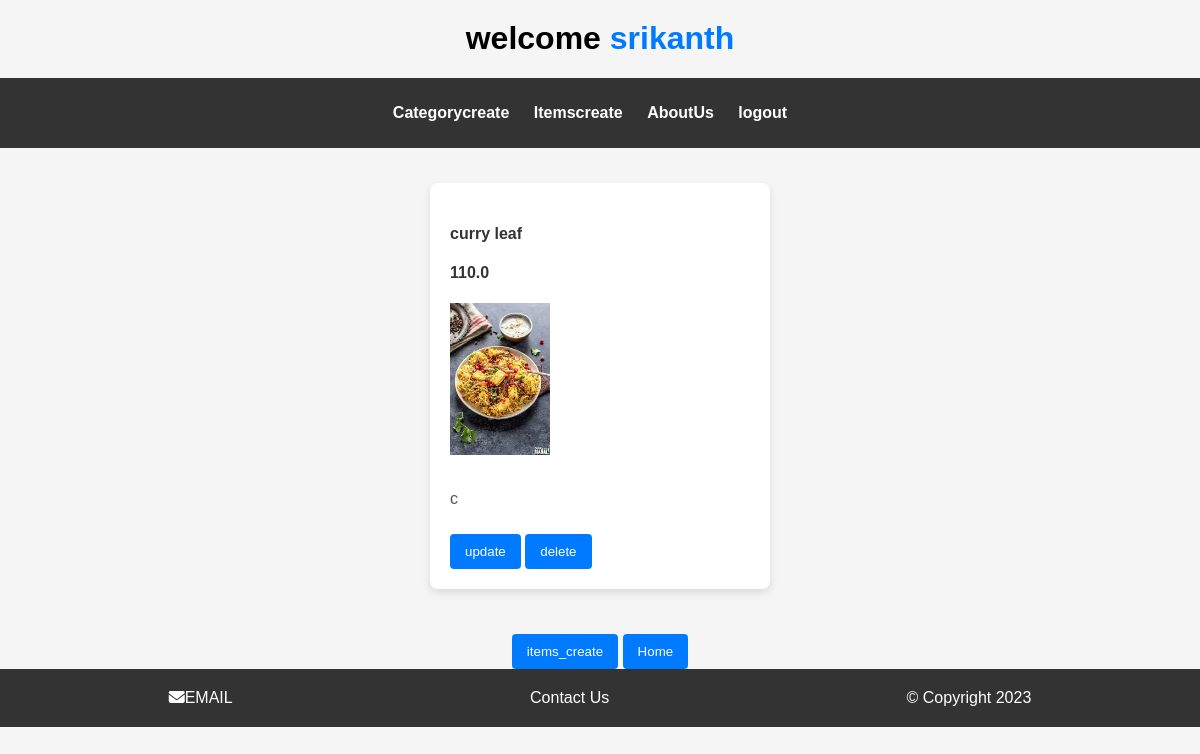
The app's page /owner_app/items_display_view/10/ (signed in) with its own data.
### crud_app/models.py (models this page shows)
class food_model(models.Model):
    category_id=models.ForeignKey(category_model,on_delete=models.CASCADE)
    hotel_id=models.IntegerField()
    item_id=models.AutoField(primary_key=True)
    item_name=models.CharField(max_length=30)
    item_price=models.FloatField()
    item_quantity=models.IntegerField(default=1)
    item_desc=models.TextField()
    item_image=models.ImageField()

### owner_app/views.py (the view)
@login_required(login_url='/owner_app/owner_login_view/')
def items_display_view(request,pk):
    res=food_model.objects.filter(category_id=pk)
    return render(request=request,template_name='items_display.html',context={'res':res})

### owner_app/templates/items_display.html (shortened to what this page needs)
<!DOCTYPE html>
<html lang="en">
<head>
</head>
<body>
    {% include 'partials/_header_owner.html' %}
    <div id="items-dis">
    {% if res%}
        {% for i in res %}
        <div id="item">
        <h4>{{i.item_name}}</h4>
        <h4>{{i.item_price}}</h4>
        <img src="{{i.item_image.url}}" alt="" height="100px" width="100px">
        <p>{{i.item_desc}}</p>
        <a href="{% url 'crud_app:item_update' pk=i.item_id%}"><button>update</button></a>
        <a href="{% url 'crud_app:item_delete' pk=i.item_id%}"><button>delete</button></a>
        </div>
        {% endfor %}
    {% endif %}
</div>
<div id="buttons">
<a href="{% url 'crud_app:items' %}"><button>
    items_create
</button></a>
<a href="{% url 'owner_app:sample_home_view' %}"><button>
    Home
</button></a>
</div>
{% include 'partials/_footer.html' %}
</body>
</html>

### owner_app/templates/partials/_header_owner.html (shortened to what this page needs)
<!DOCTYPE html>
<html lang="en">
<head>
    {% load static %}
</head>
<body>
    <h1>welcome <span id="spanowner">{{user}}</span></h1>
    <header id="header" class="">
        <nav  class="" id="nav">
            <ul id="ul-owner">
                <li><a href="{% url 'crud_app:catagory'%}" class="a">Categorycreate</a></li>
                <li><a href="{% url 'crud_app:items' %}" class="a">Itemscreate</a></li>
                <li><a href="" class="a">AboutUs</a></li>
                <li><a href="{% url 'owner_app:logout'%}" class="a">logout</a></li>
            </ul>
        </nav>
    </header>
</body>
</html>

### owner_app/templates/items_display.html (style rules this page uses)
body { font-family: 'Arial', sans-serif; margin: 0; padding: 0; background-color: #f5f5f5; }
#items-dis { display: flex; flex-wrap: wrap; justify-content: space-around; padding: 20px; }
#item { background-color: #fff; border-radius: 8px; box-shadow: 0 4px 8px rgba(0, 0, 0, 0.1); margin: 15px; padding: 20px; width: 300px; }
h4 { color: #333; }
img { max-width: 100%; height: auto; margin-bottom: 15px; }
p { color: #555; }
button { background-color: #007BFF; color: #fff; padding: 10px 15px; border: none; border-radius: 4px; cursor: pointer; margin-top: 10px; transition: background-color 0.3s; }
#buttons { text-align: center; }
a { text-decoration: none; }

### owner_app/templates/partials/_header_owner.html (style rules this page uses)
body { font-family: 'Arial', sans-serif; background-color: #f5f5f5; }
h1 { text-align: center; margin-top: 20px; }
#spanowner { color: #007BFF; }
header { background-color: #333; padding: 10px 0; width: 100%; top: 0; z-index: 1000; }
nav { text-align: center; }
ul { list-style-type: none; padding: 0; }
li { display: inline-block; margin-right: 20px; }
.a { text-decoration: none; color: #fff; font-weight: bold; font-size: 16px; transition: color 0.3s; }

### records on screen
food_model: item_name "curry leaf", item_price "110.0", item_image (picture), item_desc "c"

### other values on screen
{{ user }} "srikanth"
